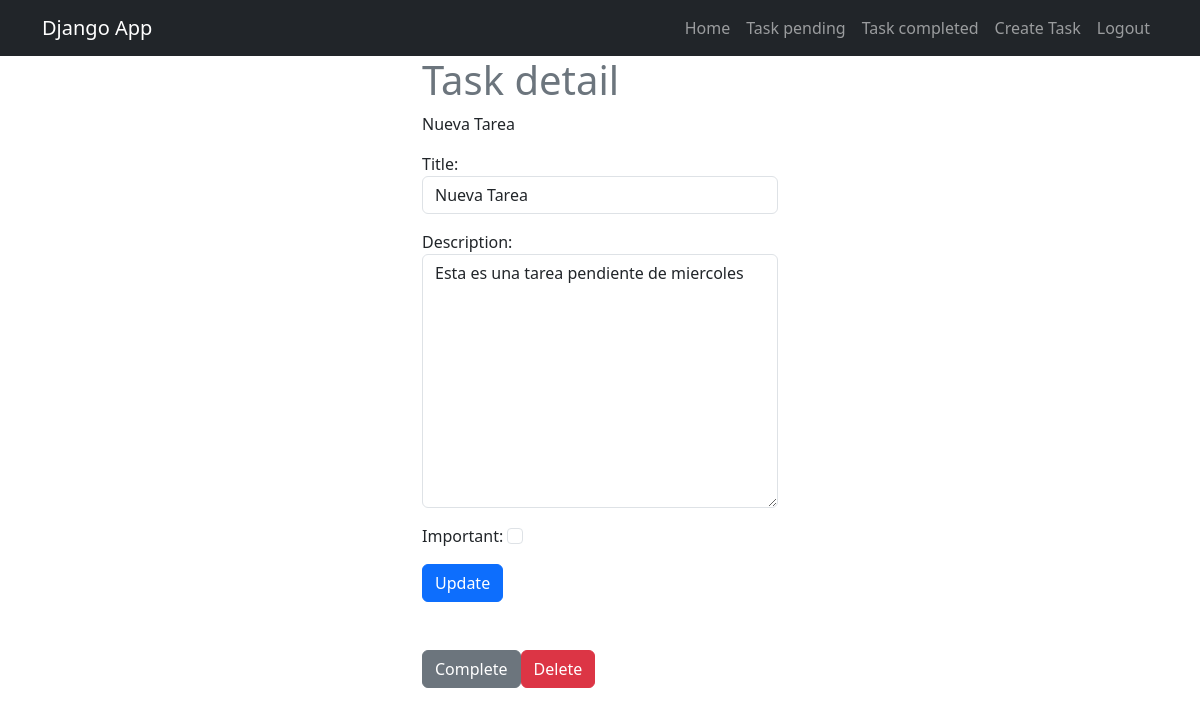
The app's page /task/8/ (signed in) with its own data.
### task/models.py (models this page shows, shortened)
class Task(models.Model):  # Crearemos una tabla en la base de datos
    title = models.CharField(max_length=100)
    description = models.TextField(blank=True)
    created = models.DateTimeField(auto_now_add=True)
    datecompleted = models.DateTimeField(null=True, blank=True)
    important = models.BooleanField(default=False)
    user = models.ForeignKey(User, on_delete=models.CASCADE)

### task/views.py (the view)
# urls.py: path('task/<int:task_id>/', views.task_detail, name='task_detail'),
@login_required
def task_detail(request, task_id):
    if request.method == 'GET':
        try:
            task = get_object_or_404(Task, pk=task_id, user=request.user)
            form = TaskForm(instance=task)
            return render(request, 'task_detail.html', {
                'task': task,
                'form': form
            })
        except ValueError:
            return render(request, 'task_detail.html', {
                'task': task,
                'form': form,
                'error': 'Error updating task'
            })
    else:
        task = get_object_or_404(Task, pk=task_id, user=request.user)
        form = TaskForm(request.POST, instance=task)
        form.save()
        return redirect('task')

### task/forms.py
class TaskForm(forms.ModelForm):
    class Meta:
        model = Task
        fields = ['title', 'description', 'important']
        widgets = {  # estilizacion desde python
            'title': forms.TextInput(attrs={'class': 'form-control', 'placeholder': 'Write a title'}),
            'description': forms.Textarea(attrs={'class': 'form-control', 'placeholder': 'Write a description'}),
            'important': forms.CheckboxInput(attrs={'class': 'form-check-input'}),
        }

### task/templates/task_detail.html (shortened to what this page needs)
{% extends 'base.html' %} {% block content %}
<main class="container">
  <div class="row">
    <div class="col-md-4 offset-md-4">
      <h1 class="text-secondary">Task detail</h1>
      <p>{{task.title}}</p>
      <form method="POST">
        {% csrf_token %} {{form.as_p}}
        <button class="btn btn-primary">Update</button>
      </form>
      <div class="d-flex mt-5">
        <form action="{% url 'complete_task' task.id %}" method="POST">
          <button class="btn btn-secondary">Complete</button>
        </form>
        <form action="{% url 'delete_task' task.id %}" task.id method="POST">
          <button class="btn btn-danger">Delete</button>
        </form>
      </div>
    </div>
  </div>
</main>
{% endblock %}

### records on screen
Task: title "Nueva Tarea", description "Esta es una tarea pendiente de miercoles"
